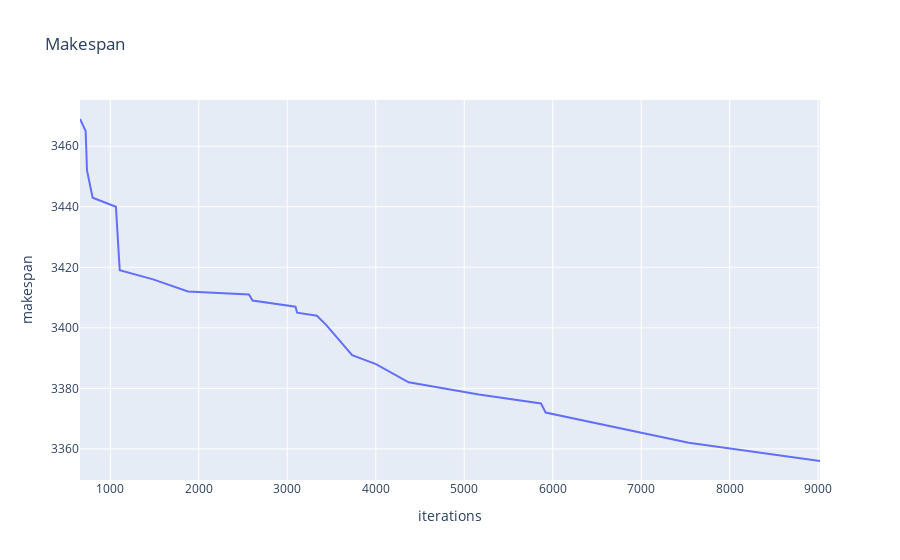

Here is the notebook cell this chart was saved with:
### Code cell
## Visualize makespan vs iterations

df = pd.read_csv(
    FILE_NAME, header=0, names=["iterations", "makespan", "count"], index_col=None
)
fig = px.line(df, x="iterations", y="makespan", title="Makespan")
fig.show()

### Figure 1 — Plotly figure (JSON) as saved in the notebook; plotly's stock layout.template omitted (floating-point values rounded to 4 significant figures)
{"data": [{"hovertemplate": "iterations=%{x}<br>makespan=%{y}<extra></extra>", "legendgroup": "", "line": {"color": "#636efa", "dash": "solid"}, "marker": {"symbol": "circle"}, "mode": "lines", "name": "", "orientation": "v", "showlegend": false, "type": "scatter", "x": [657, 721, 736, 778, 800, 1063, 1106, 1483, 1878, 2567, 2607, 3093, 3111, 3335, 3439, 3733, 4002, 4372, 5165, 5868, 5920, 7537, 9021], "xaxis": "x", "y": [3469, 3465, 3452, 3446, 3443, 3440, 3419, 3416, 3412, 3411, 3409, 3407, 3405, 3404, 3401, 3391, 3388, 3382, 3378, 3375, 3372, 3362, 3356], "yaxis": "y"}], "layout": {"legend": {"tracegroupgap": 0}, "title": {"text": "Makespan"}, "xaxis": {"anchor": "y", "domain": [0, 1], "title": {"text": "iterations"}}, "yaxis": {"anchor": "x", "domain": [0, 1], "title": {"text": "makespan"}}}}
